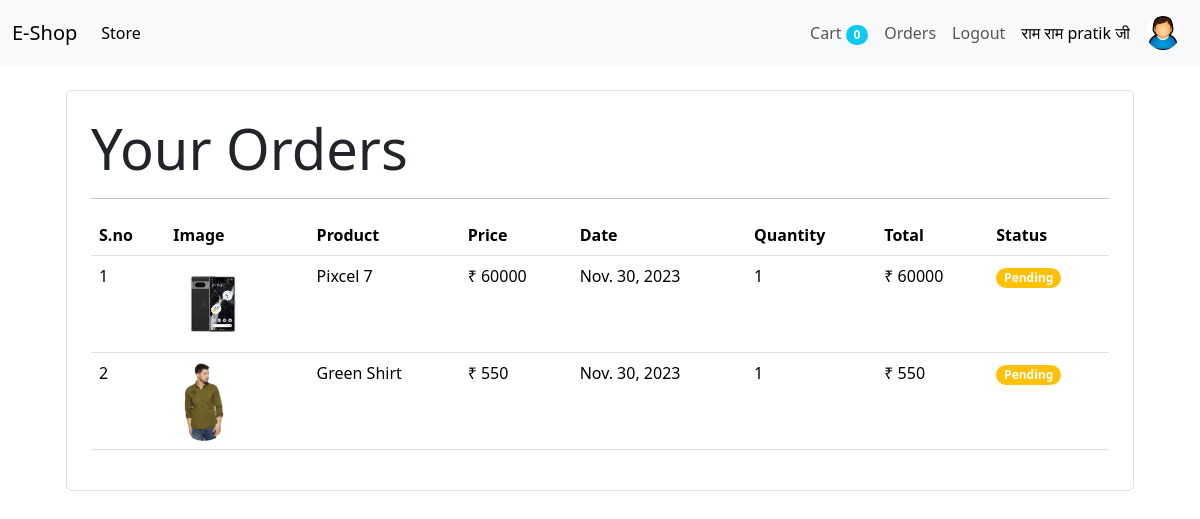
Screenshot of /orders (signed in) with the database file from the repository.
### store/models/customer.py (models this page shows, shortened)
class Customer(models.Model):
    first_name = models.CharField(max_length=50)
    last_name = models.CharField(max_length=50)
    phone = models.CharField(max_length=15)
    email = models.EmailField()
    password = models.CharField(max_length=500)
    image = models.ImageField(upload_to='uploads/profile_img/' , default="uploads/profile_img/download.jfif" )
    @staticmethod
    def get_detail(self):
        customer_d = Customer.objects.get(id = self)
        name = customer_d.first_name
        print(customer_d)
        print(name)
        return name
    @staticmethod
    def get_detail_image(self):
        customer_d = Customer.objects.get(id = self)
        img = customer_d.image
        print(customer_d)
        return img

### store/models/orders.py (models this page shows, shortened)
class Order(models.Model):
    product = models.ForeignKey(Product ,
                             on_delete=models.CASCADE )
    customer = models.ForeignKey(Customer ,
                                 on_delete= models.CASCADE)
    quantity = models.IntegerField(default=1)
    price = models.IntegerField()
    address = models.CharField(max_length=50 , default="" , blank=True)
    phone = models.CharField(max_length=50 , default="" , blank=True)
    date  = models.DateField(default=datetime.datetime.today)
    status = models.BooleanField(default=False)
    @staticmethod
    def get_order_by_customer(customer_id):
        return Order.objects.filter(customer = customer_id).order_by("-date")

### store/models/product.py (models this page shows, shortened)
class Product(models.Model):
    name = models.CharField(max_length=50)
    price = models.IntegerField(default=0)
    category =models.ForeignKey(Category ,on_delete=models.CASCADE , default=1)
    description = models.CharField(max_length=200 , default='')
    image = models.ImageField(upload_to='uploads/products/')

### store/middlewares/auth.py (the view)
    def middleware(request):
        print(request.session.get('customer'))
        returnUrl = request.META['PATH_INFO']
        print(request.META['PATH_INFO'])
        if not request.session.get('customer'):
            return redirect(f'login?return_url={returnUrl}')
        response = get_response(request)
        return response

### store/templatetags/custom_filter.py (called while the page is built)
@register.filter(name = "currency")
def currency(number):
    return "₹ "+str(number)

@register.filter(name = "multiply")
def multiply(number , number1):
    return number * number1

### store/templatetags/detail.py (called while the page is built)
@register.filter(name = "login_detail")
def login_detail(customer):
    print("this is a customer " ,customer)
    name = Customer.get_detail(customer)
    return name

@register.filter(name = "login_detail_image")
def login_detail_image(customer):
    img = Customer.get_detail_image(customer)
    print("profile img " ,img)
    return img.url

### store/views/orders.py (called while the page is built)
    def get(self , request):
        customer = request.session.get('customer')
        orders = Order.get_order_by_customer(customer)
        print(orders)
        return render(request , 'orders.html' , {'orders':orders})

### store/templates/orders.html
{% extends 'base.html' %} {% block content %} {% load cart %} {% load custom_filter %}
<div class="container">
    <div class="border rounded p-4 m-4">
        <p class="display-4 pl-4 ml-4"> Your Orders</p>
        <hr>
        <table class="table">
            <thead>
                <tr>
                    <th>S.no</th>
                    <th>Image</th>
                    <th>Product</th>
                    <th>Price</th>
                    <th>Date</th>
                    <th>Quantity</th>
                    <th>Total</th>
                    <th>Status</th>
                </tr>
            </thead>
            <tbody>
                {% for order in orders %}
                <tr>
                    <td>{{forloop.counter}}</td>
                    <td><img style="height: 80px;" class="rounded-circle" src="{{order.product.image.url}}" alt=""></td>
                    <td>{{order.product.name}}</td>
                    <td>{{order.product.price|currency}}</td>
                    <td>{{order.date}}</td>
                    <td>{{order.quantity }}</td>
                    <td>{{order.quantity|multiply:order.product.price|currency}}</td>
                    {% if order.status %}
                    <td><small class="badge rounded-pill bg-success"> Completed</small></td>
                    {% else %}
                    <td><small class="badge rounded-pill bg-warning"> Pending</small></td>
                    {% endif %}
                </tr>
                {% endfor %}
            </tbody>
        </table>
    </div>
</div>
{% endblock %}

### store/templates/base.html (shortened to what this page needs)
{% load detail %}
<!doctype html>
<html lang="en">
<head>
    <link href="https://cdn.jsdelivr.net/npm/bootstrap@5.3.2/dist/css/bootstrap.min.css" rel="stylesheet">
</head>
<body>
    <nav class="navbar navbar-expand-lg bg-body-tertiary">
        <div class="container-fluid">
            <a class="navbar-brand" href="/">E-Shop</a>
            <div class="collapse navbar-collapse" id="navbarSupportedContent">
                <ul class="navbar-nav me-auto mb-2 mb-lg-0">
                    <li class="nav-item">
                        <a class="nav-link active" aria-current="page" href="#">Store</a>
                    </li>
                </ul>
                <ul class="navbar-nav my-2 my-lg-0">
                    <li class="nav-item my-auto">
                        <a class="nav-link " aria-current="page" href="/cart">Cart
                            <span class="badge rounded-pill bg-info ">{{request.session.cart.keys|length}}</span>
                        </a>
                    </li>
                    {% if request.session.customer %}
                    <li class="nav-item my-auto">
                        <a class="nav-link" aria-current="page" href="/orders">Orders</a>
                    </li>
                    <li class="nav-item my-auto">
                        <a class="nav-link" aria-current="page" href="/logout">Logout</a>
                    </li>
                    <li class="nav-item " style="display: flex; ">
                        <a class="nav-link active my-auto " aria-current="page" href="/profile">राम राम {{request.session.customer|login_detail}}  जी</a>
                        <a href="/profile">
                            <img class="nav-link" href="/profile" style="border-radius: 50%;  width:50px; height:50px; " src="{{request.session.customer|login_detail_image}}" alt="">
                        </a>
                    </li>
                    {% endif %}
                </ul>
            </div>
        </div>
    </nav>
    {% block content %} {% endblock %}
</body>
</html>

### rows the page displays
Customer: session.customer|login_detail "pratik", session.customer|login_detail_image (picture)
Order: product.image (picture), product.name "Pixcel 7", product.price "₹ 60000", date "Nov. 30, 2023", quantity "1", quantity|multiply "₹ 60000", status "Pending"
Order: product.image (picture), product.name "Green Shirt", product.price "₹ 550", date "Nov. 30, 2023", quantity "1", quantity|multiply "₹ 550", status "Pending"

### other values shown
{{ request.session.cart.keys|length }} "0"
